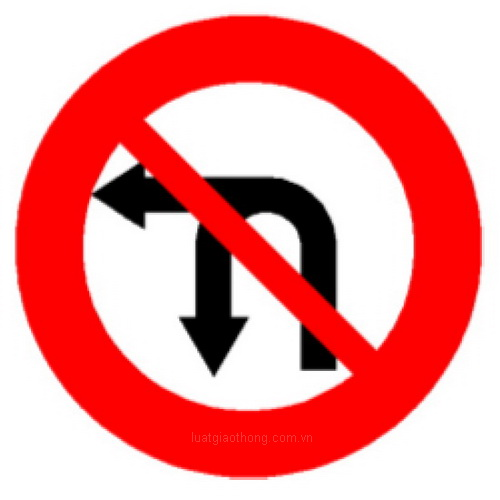
#> input picture data/cam-queo-trai-va-quanh-dau.jpg, 500 x 500 px
$ python index.py
#> lines starting #> are read from the running program, lines starting #| are printed output that depends on the picture
import cv2
import numpy as np

# Load the image
import cv2
import numpy as np

def detect_traffic_signs(image):
    """Detects traffic signs in an image and draws rectangles around them.

    Args:
        image: The input image as a NumPy array.

    Returns:
        A list of detected traffic signs, each represented as a NumPy array.
    """

    # Preprocess the image to enhance contrast and remove noise (optional)
    image = cv2.equalizeHist(image)  # Improve contrast
    image = cv2.bilateralFilter(image, 9, 75, 75)  # Reduce noise

    # Find regions of interest based on color and shape
    regions = find_regions_by_color_and_shape(image)

    # Extract and identify traffic signs from regions
    signs = []
    for region in regions:
        sign = extract_traffic_sign(region)
        signs.append(sign)

    # Draw rectangles around detected signs
    for i, sign in enumerate(signs):
        color = (0, 255, 0) if i == 0 else (0, 0, 255)  # Alternate colors for clarity
        cv2.rectangle(image, (sign[0], sign[1]), (sign[0] + sign[2], sign[1] + sign[3]), color, 2)

    return signs

def find_regions_by_color_and_shape(image):
    """Finds regions of interest that are likely to contain traffic signs.

    Args:
        image: The input image as a NumPy array.

    Returns:
        A list of regions of interest, each represented as a NumPy array.
    """

    # Threshold based on colors commonly used in traffic signs
    red_mask = cv2.inRange(image, (0, 0, 150), (100, 100, 255))
    blue_mask = cv2.inRange(image, (150, 0, 0), (255, 100, 100))
    yellow_mask = cv2.inRange(image, (0, 150, 150), (100, 255, 255))
    mask = cv2.bitwise_or(red_mask, blue_mask)
    mask = cv2.bitwise_or(mask, yellow_mask)

    # Find contours of potential signs
    contours, _ = cv2.findContours(mask, cv2.RETR_EXTERNAL, cv2.CHAIN_APPROX_SIMPLE)

    # Filter contours based on shape and size
    regions = []
    for cnt in contours:
        x, y, w, h = cv2.boundingRect(cnt)
        aspect_ratio = float(w) / h
        if 0.5 < aspect_ratio < 2 and 50 < w * h < 5000:  # Adjust thresholds as needed
            regions.append((x, y, w, h))

    return regions

def extract_traffic_sign(region):
    """Extracts the traffic sign from a region of interest.

    Args:
        region: A tuple representing the region of interest (x, y, w, h).

    Returns:
        The extracted traffic sign as a NumPy array.
    """

    x, y, w, h = region
    sign = image[y:y+h, x:x+w]
    return sign

image = cv2.imread('./data/cam-queo-trai-va-quanh-dau.jpg', cv2.IMREAD_GRAYSCALE)
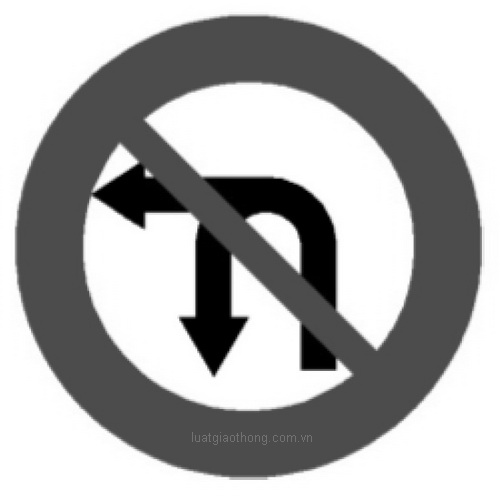
#> image: shape (500, 500); min 0, max 255, mean 171.1

# Detect traffic signs
signs = detect_traffic_signs(image)
#> in detect_traffic_signs, `image = cv2.equalizeHist(image)`:
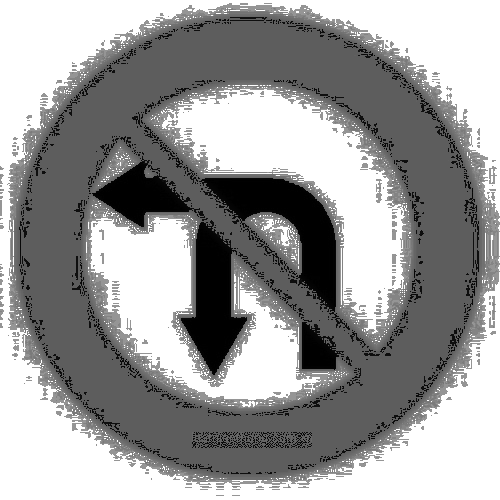
#> image: shape (500, 500); min 0, max 255, mean 156.1
#> in detect_traffic_signs, `image = cv2.bilateralFilter(image, 9, 75, 75)`:
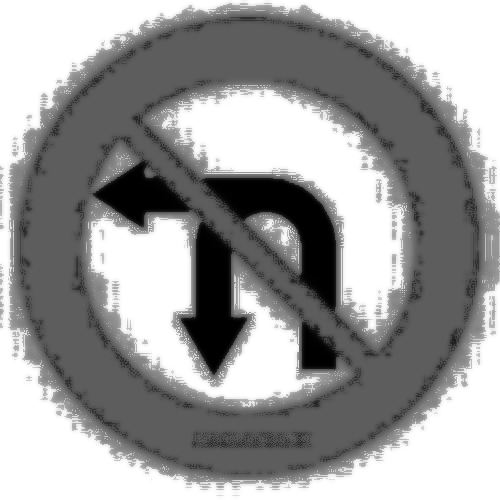
#> image: shape (500, 500); min 0, max 255, mean 156.1
#> (the run stopped early here; a loop or call above may not have finished)

$ run again, with data/cam-xe-may.jpg copied over data/cam-queo-trai-va-quanh-dau.jpg
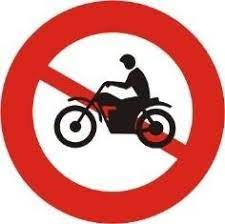
#> input picture data/cam-xe-may.jpg, 225 x 224 px
#> `image = cv2.imread('./data/cam-queo-trai-va-quanh-dau.jpg', cv2.IMREAD..`:
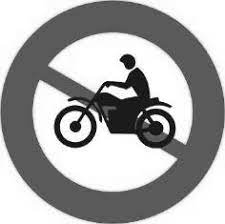
#> image: shape (224, 225); min 0, max 255, mean 166.2
#> in detect_traffic_signs, `image = cv2.bilateralFilter(image, 9, 75, 75)`:
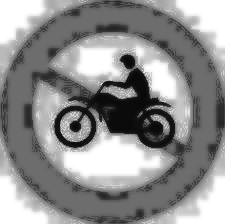
#> image: shape (224, 225); min 8, max 255, mean 142.6
